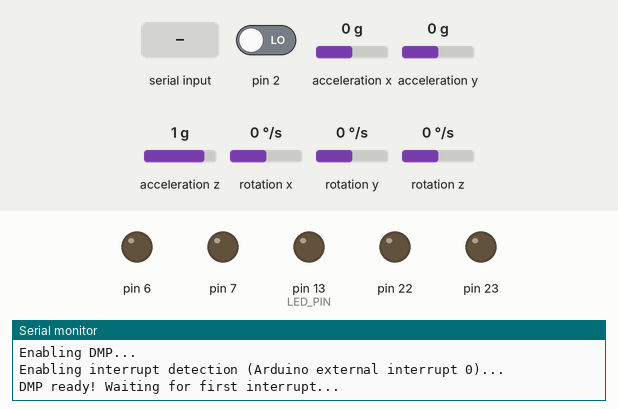
Bench run of a sketch on a simulated Arduino Uno, built with avr-gcc and run on an emulated ATmega328P. Shown: output pins drawn as LEDs (lit = HIGH), the last lines printed to the serial monitor. Dashed ring = blinking. The inputs (shaded band) are chosen by the test bench; at power-on: pin 2 LOW, acceleration x 0 g, acceleration y 0 g, acceleration z 1 g, rotation x 0 °/s, rotation y 0 °/s, rotation z 0 °/s. The sensor or clock chip raises its interrupt line as the real part does.

Above: at 1.8 s.
1.9 s: "A\n" received over Serial
At 2.1 s:
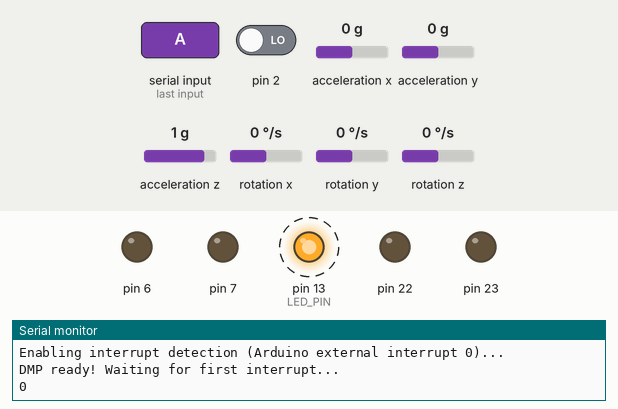
4.9 s: byte 69 ('E') received over Serial
At 4.9 s:
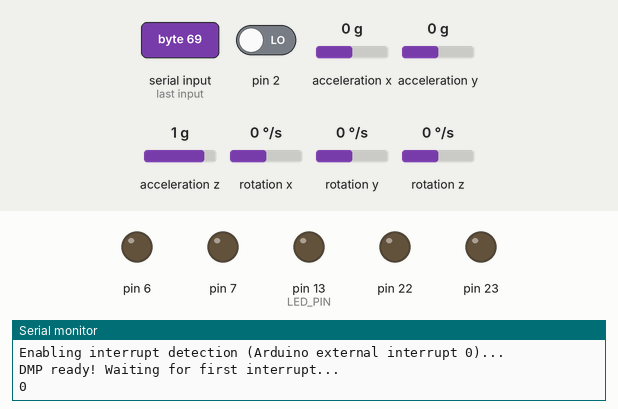
Timing chart, 0 to 7.9 s (numbered marks = the images above; inputs shaded):
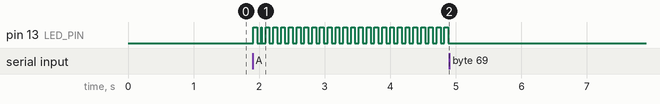

Measured:
- after the input at 1.9 s, pin 13 (LED_PIN): alternates HIGH for 0.06 s and LOW for 0.06 s, starting at once
- after the input at 4.9 s, pin 13 (LED_PIN): stops changing and stays LOW

The sketch:

ecoderverify.ino
```cpp
#include "I2Cdev.h"
#include "MPU6050_6Axis_MotionApps20.h"
//#include "MPU6050.h" // not necessary if using MotionApps include file

// Arduino Wire library is required if I2Cdev I2CDEV_ARDUINO_WIRE implementation
// is used in I2Cdev.h
#if I2CDEV_IMPLEMENTATION == I2CDEV_ARDUINO_WIRE
#include "Wire.h"
#endif

// class default I2C address is 0x68
// specific I2C addresses may be passed as a parameter here
// AD0 low = 0x68 (default for SparkFun breakout and InvenSense evaluation board)
// AD0 high = 0x69
MPU6050 mpu;
#define OUTPUT_READABLE_YAWPITCHROLL
#define LED_PIN 13 // (Arduino is 13, Teensy is 11, Teensy++ is 6)
bool blinkState = false;

//sphere variables

char inByte;
int roll_initial = 0;
int roll_1=0;
int roll_2=0;
int previous_sensorValue = 0;
int pulse = 0;
int max_pulse = 19;
int flag = -1;
int diff=100;
int thresh=0;
// MPU control/status vars

bool dmpReady = false;  // set true if DMP init was successful
uint8_t mpuIntStatus;   // holds actual interrupt status byte from MPU
uint8_t devStatus;      // return status after each device operation (0 = success, !0 = error)
uint16_t packetSize;    // expected DMP packet size (default is 42 bytes)
uint16_t fifoCount;     // count of all bytes currently in FIFO
uint8_t fifoBuffer[64]; // FIFO storage buffer
Quaternion q;           // [w, x, y, z]         quaternion container
VectorInt16 aa;         // [x, y, z]            accel sensor measurements
VectorInt16 aaReal;     // [x, y, z]            gravity-free accel sensor measurements
VectorInt16 aaWorld;    // [x, y, z]            world-frame accel sensor measurements
VectorFloat gravity;    // [x, y, z]            gravity vector
float euler[3];         // [psi, theta, phi]    Euler angle container
float ypr[3];           // [yaw, pitch, roll]   yaw/pitch/roll container and gravity vector

// packet structure for InvenSense teapot demo
uint8_t teapotPacket[14] = { '$', 0x02, 0,0, 0,0, 0,0, 0,0, 0x00, 0x00, '\r', '\n' };
volatile bool mpuInterrupt = false;     // indicates whether MPU interrupt pin has gone high
void dmpDataReady() {
    mpuInterrupt = true;
}

void setup() {


    // set as outputs for controlling motors
  DDRB |= (1 << DDB6) | (1 << DDB7);
  DDRD |= (1 << DDD6) | (1 << DDD7);

  Serial.begin(9600);
   #if I2CDEV_IMPLEMENTATION == I2CDEV_ARDUINO_WIRE
        Wire.begin();
        TWBR = 24; // 400kHz I2C clock (200kHz if CPU is 8MHz). Comment this line if having compilation difficulties with TWBR.
    #elif I2CDEV_IMPLEMENTATION == I2CDEV_BUILTIN_FASTWIRE
        Fastwire::setup(400, true);
    #endif

    // initialize serial communication
    // (115200 chosen because it is required for Teapot Demo output, but it's
    // really up to you depending on your project)

    while (!Serial);
    Serial.println(F("Initializing I2C devices..."));
    mpu.initialize();

    // verify connection
    Serial.println(F("Testing device connections..."));
    Serial.println(mpu.testConnection() ? F("MPU6050 connection successful") : F("MPU6050 connection failed"));

    // wait for ready
    Serial.println(F("\nSend any character to begin DMP programming and demo: "));
    //while (Serial.available() && Serial.read()); // empty buffer
    //while (!Serial.available());                 // wait for data
    //while (Serial.available() && Serial.read()); // empty buffer again

    // load and configure the DMP
    Serial.println(F("Initializing DMP..."));
    devStatus = mpu.dmpInitialize();

    // supply your own gyro offsets here, scaled for min sensitivity
    mpu.setXGyroOffset(220);
    mpu.setYGyroOffset(76);
    mpu.setZGyroOffset(-85);
    mpu.setZAccelOffset(1788); // 1688 factory default for my test chip

    // make sure it worked (returns 0 if so)
    if (devStatus == 0) {
        // turn on the DMP, now that it's ready
        Serial.println(F("Enabling DMP..."));
        mpu.setDMPEnabled(true);

        // enable Arduino interrupt detection
        Serial.println(F("Enabling interrupt detection (Arduino external interrupt 0)..."));
        attachInterrupt(0, dmpDataReady, RISING);
        mpuIntStatus = mpu.getIntStatus();

        // set our DMP Ready flag so the main loop() function knows it's okay to use it
        Serial.println(F("DMP ready! Waiting for first interrupt..."));
        dmpReady = true;

        // get expected DMP packet size for later comparison
        packetSize = mpu.dmpGetFIFOPacketSize();
    } else {

        Serial.print(F("DMP Initialization failed (code "));
        Serial.print(devStatus);
        Serial.println(F(")"));
    }

    // configure LED for output
    pinMode(LED_PIN, OUTPUT);

}


int IMU_values(){
  if (!dmpReady) return 0;
  while (!mpuInterrupt && fifoCount < packetSize) {
    }
    mpuInterrupt = false;
    mpuIntStatus = mpu.getIntStatus();

    // get current FIFO count
    fifoCount = mpu.getFIFOCount();

    // check for overflow (this should never happen unless our code is too inefficient)
    if ((mpuIntStatus & 0x10) || fifoCount == 1024) {
        // reset so we can continue cleanly
        mpu.resetFIFO();
        Serial.println(F("FIFO overflow!"));

    // otherwise, check for DMP data ready interrupt (this should happen frequently)
    } else if (mpuIntStatus & 0x02) {
        // wait for correct available data length, should be a VERY short wait
        while (fifoCount < packetSize) fifoCount = mpu.getFIFOCount();

        // read a packet from FIFO
        mpu.getFIFOBytes(fifoBuffer, packetSize);

        // track FIFO count here in case there is > 1 packet available
        // (this lets us immediately read more without waiting for an interrupt)
        fifoCount -= packetSize;


        #ifdef OUTPUT_READABLE_YAWPITCHROLL
            // display Euler angles in degrees
            mpu.dmpGetQuaternion(&q, fifoBuffer);
            mpu.dmpGetGravity(&gravity, &q);
            mpu.dmpGetYawPitchRoll(ypr, &q, &gravity);

//            Serial.print("ypr\t");
//            Serial.print(ypr[0] * 180/M_PI);
//            Serial.print("\t");
//            Serial.print(ypr[1] * 180/M_PI);
//            Serial.print("\t");
//            Serial.println(ypr[2] * 180/M_PI);

        #endif
        // blink LED to indicate activity
        blinkState = !blinkState;
        digitalWrite(LED_PIN, blinkState);
    }
return ypr[2] * 180/M_PI;
  }


void loop(){


  inByte = Serial.read();
  if(inByte == 'A'){

    flag = 1;
  }
  else if(inByte == 'E'){
    flag = 0;
  }

  if (flag == 1){
    // Move robot forward

    roll_initial = IMU_values();
//    PORTB = (1<<DDB6);
//    PORTD = (0<<DDD3);
 //        Serial.println(roll_initial);

    delay(50);


    while(abs(diff)>thresh)
    {
    roll_1=IMU_values();

    delay(50);
    roll_2=IMU_values();
    diff=roll_initial-roll_2;

     Serial.println(diff);
    }

    // Rotate 90 degress
//    while (pulse < max_pulse)
//        {
//         //Serial.println(inByte);
//         //Rotate motor in clock wise direction
//         PORTB = (0<<DDB7);
//         PORTD = (1<<DDD4);
//
//         //read input from analog pin 0
//         int current_sensorValue = analogRead(A0);
//
////         Serial.print(current_sensorValue );
////         Serial.print("\t");
////         Serial.println(pulse);
////
////         Serial.print("\n");
//
//         if(current_sensorValue-previous_sensorValue >15)
//           {
//            pulse = pulse + 1;
//           }
//         previous_sensorValue = current_sensorValue;
//        }
//        pulse = 0;
//        Serial.println("here");
  }

  else if(flag == 0){

    //Serial.println(inByte);
    PORTB = (0<<DDB7)|(0<<DDB6);
    PORTD = (0<<DDD4)|(0<<DDD3);
  }
     // Stop the robot if code comes out of while loop
  /*PORTB = (0<<DDB7)|(0<<DDB6);
  PORTD = (0<<DDD4)|(0<<DDD3);*/

}
```
